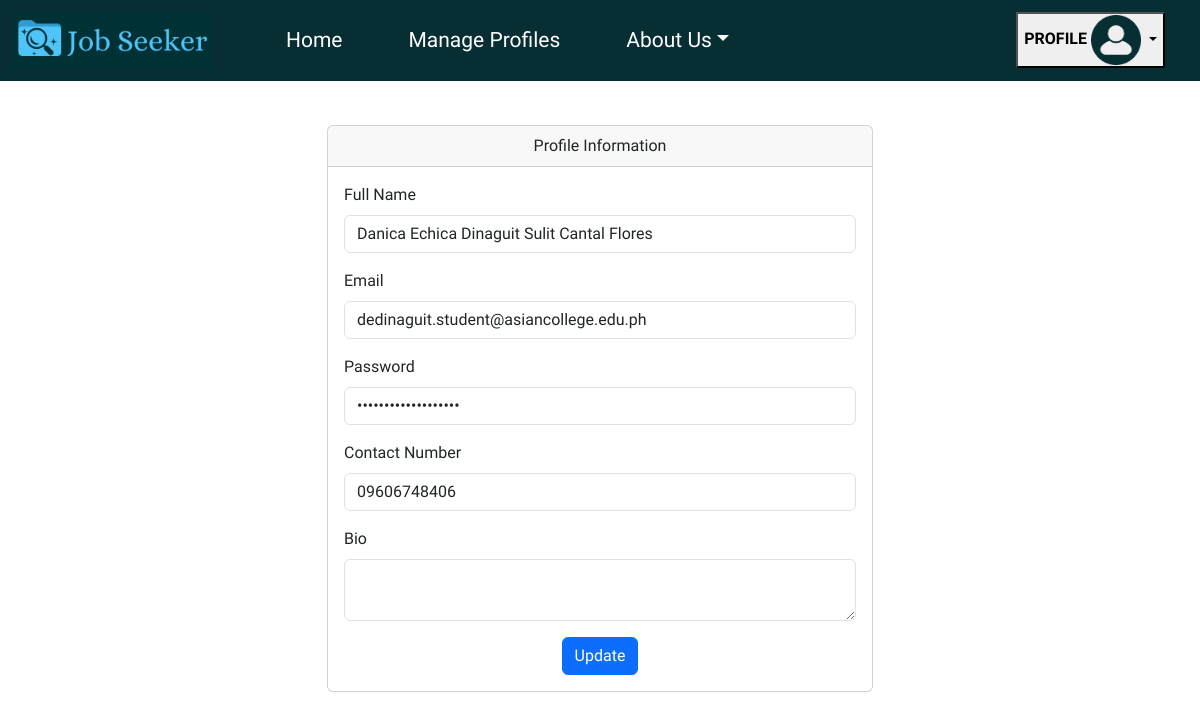
The app's page /admin/admin_profile.php (signed in) with its own data.
### tables this page shows
CREATE TABLE `tbl_adminprofile` (
  `adminprofile_id` int(50) NOT NULL,
  `admin_id` int(50) NOT NULL,
  `adminprofile_fullname` varchar(100) NOT NULL,
  `adminprofile_email` varchar(100) NOT NULL,
  `adminprofile_contactinfo` varchar(100) NOT NULL,
  `adminprofile_bio` varchar(1000) NOT NULL
);

### admin/admin_profile.php (the view, shortened to what this page needs)
<?php
include("../inc/header.php");
$sql = "SELECT ta.admin_id, ta.admin_fullname, ta.admin_email, ta.admin_password, tap.adminprofile_contactinfo, tap.adminprofile_bio
        FROM tbl_admin AS ta
        INNER JOIN tbl_adminprofile AS tap
        ON ta.admin_id =  tap.adminprofile_id
        WHERE ta.admin_id = {$_SESSION['id']};";
  $result = mysqli_query($conn, $sql);
  if (mysqli_num_rows($result) > 0) {
  while($row = mysqli_fetch_assoc($result)) {
    $fullname = $row["admin_fullname"];
    $password = $row["admin_password"];
    $email = $row["admin_email"];
    $number = $row["adminprofile_contactinfo"];
    $bio = $row["adminprofile_bio"];
  }
  } else {
  echo "0 results";
  }
?>
<!DOCTYPE html>
<html lang="en">
<head>
    <link rel="stylesheet" href="../dashboardstyle.css">
    <link href="https://cdn.jsdelivr.net/npm/bootstrap@5.3.0-alpha3/dist/css/bootstrap.min.css" rel="stylesheet">
</head>
<body>
    <nav class="navbar navbar-expand-lg" id="nav_color">
        <div class="container-fluid">
          <a class="navbar-brand" href="loggedadmin.html">
                <img src="../images/logo.PNG" style=" width: 200px; margin-right: 0px;" alt="Logo">
            </a>
          <div class="collapse navbar-collapse" id="navbarScroll">
            <ul class="navbar-nav me-auto my-2 my-lg-0 navbar-nav-scroll" style="--bs-scroll-height: 100px;">
              <li class="nav-item">
                <a id="nav_item" class="nav-link active"  href="loggedadmin.html">Home</a>
              </li>
              <li class="nav-item">
                <a id="nav_item" class="nav-link" aria-current="page" href="admin_manage.php">Manage Profiles
                </a>
              </li>
              <li class="nav-item dropdown">
                <a id="nav_item" class="nav-link dropdown-toggle" href="#" role="button" data-bs-toggle="dropdown" aria-expanded="false">About Us</a>
              </li>
            </ul>
            <button class="nav-item dropdown" id="pro">
                <a class="nav-link dropdown-toggle" role="button" data-bs-toggle="dropdown" aria-expanded="false"><b>PROFILE</b>
                    <img class="profile" src="../images/pro_img.png" alt="Profile">
                </a>
            </button>
          </div>
        </div>
    </nav>
    <main style="position: relative; top: 420px;">
      <div><br>
      <div class="container">
        <div class="row">
          <div class="col-md-6 offset-md-3">
            <div class="card">
              <div class="card-header" style="text-align: center;">
                Profile Information
              </div>
              <div class="card-body">
                <form method="POST" id="updateForm">
                  <div class="mb-3">
                    <label for="name" class="form-label">Full Name</label>
                    <input type="text" class="form-control" id="name" name="name" value="<?php echo $fullname; ?>">
                  </div>
                  <div class="mb-3">
                    <label for="email" class="form-label">Email</label>
                    <input type="email" class="form-control" id="email" name="email" value="<?php echo $email; ?>">
                  </div>
                  <div class="mb-3">
                    <label for="Password" class="form-label">Password</label>
                    <input type="password" class="form-control" id="Password" name="Password" value="<?php echo $password; ?>">
                  </div>
                  <div class="mb-3">
                    <label for="number" class="form-label">Contact Number</label>
                    <input type="text" class="form-control" id="number" name="number" value="<?php echo $number; ?>">
                  </div>
                  <div class="mb-3">
                    <label for="bio" class="form-label">Bio</label>
                    <textarea class="form-control" id="bio" name="bio"><?php echo $bio; ?></textarea>
                  </div>
                  <div class="text-center">
                    <button type="submit" class="btn btn-primary" name="btn_update">Update</button>
                  </div>
                </form>
              </div>
            </div>
          </div>
        </div>
      </div>
    </main>
    <br>
    <br>
    <br>
</body>
</html>

### dashboardstyle.css (style rules this page uses)
* { font-family: 'Alice', serif; }
.profile { height: 50px; width: 50px; }
#pro { margin-right: 23px; }
#nav_color { background-color: #072E33; }
#nav_item { color: white; margin-left: 50px; font-size: 21px; }
.container { margin-top: -400px; }
.row { position: relative; }

### records on screen
tbl_adminprofile: name "Danica Echica Dinaguit Sulit Cantal Flores", email "dedinaguit.student@asiancollege.edu.ph", number "09606748406"
